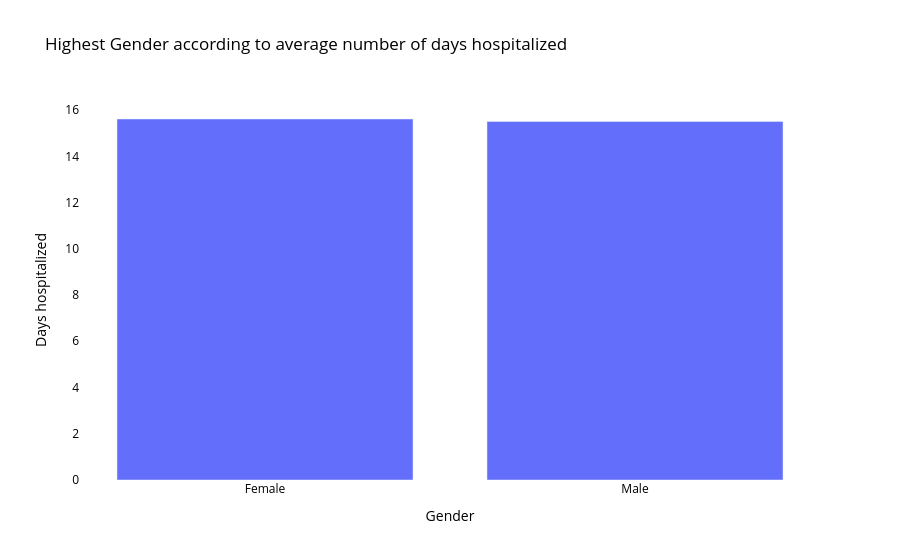
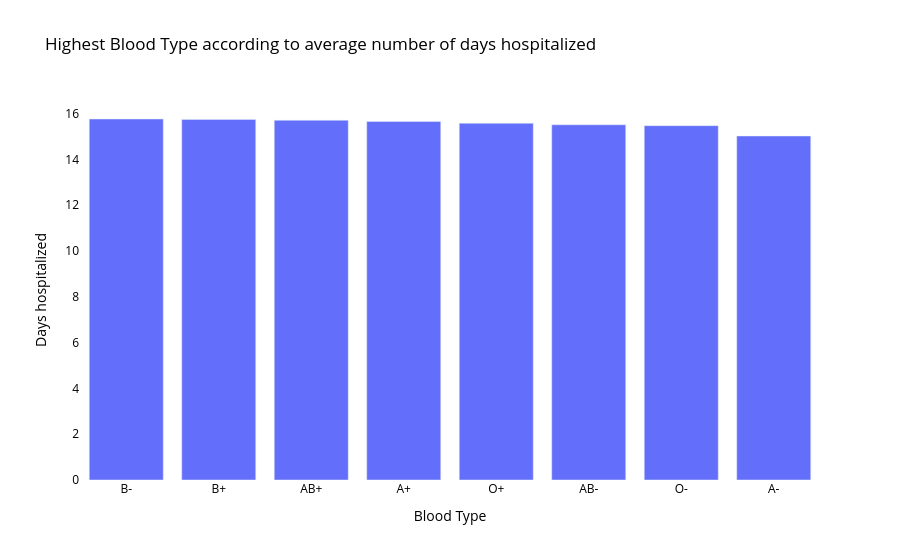
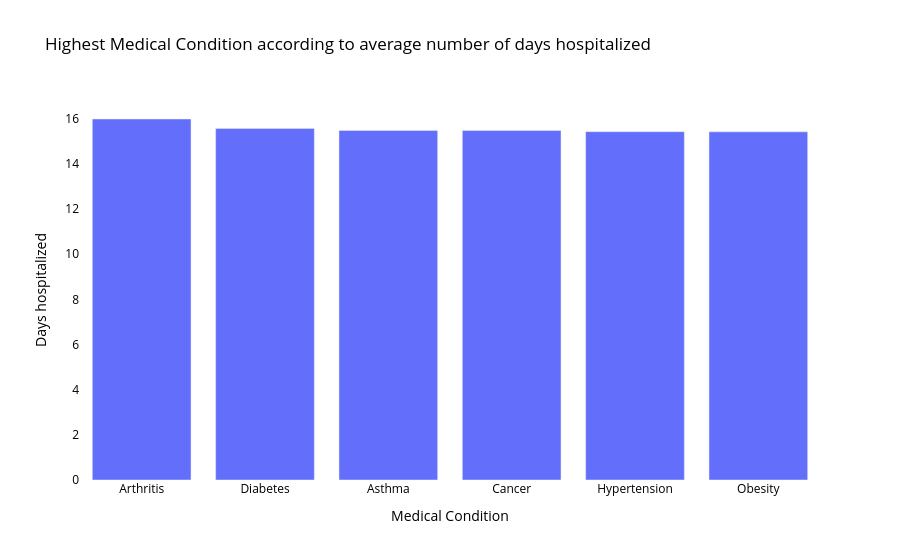
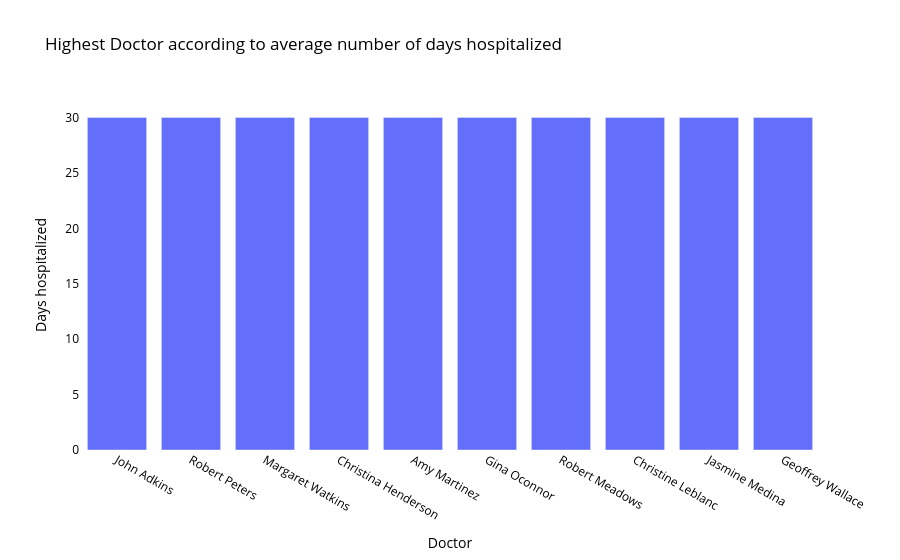

The notebook cell these images were saved under, in order:
### Markdown cell above
## Top Features by Average Number of Days Hospitalized

### Code cell
# Initialize plotly offline mode
pyo.init_notebook_mode(connected=True)

for i in cols:
    
    if i == 'Gender':
        # Group by Gender and calculate mean of Days hospitalized
        char_bar = df.groupby(['Gender'])[['Days hospitalized']].mean().reset_index()
    else:
        # Group by other columns and calculate mean of Days hospitalized
        char_bar = df.groupby([i])[['Days hospitalized']].mean().reset_index()

    # Sort by average Days hospitalized in descending order
    char_bar = char_bar.sort_values(by="Days hospitalized", ascending=False)
    top = char_bar.head(10)

    # Create Bar chart
    fig = go.Figure()

    fig.add_trace(go.Bar(
        x=top[i if i != 'Gender' else 'Gender'],
        y=top['Days hospitalized']
    ))

    # Update layout
    fig.update_layout(
        title=f"Highest {i} according to average number of days hospitalized",
        xaxis_title=i if i != 'Gender' else 'Gender',
        yaxis_title="Days hospitalized",
        plot_bgcolor='white',
        paper_bgcolor='white',
        font=dict(color='black')
    )

    # Show figure
    pyo.iplot(fig)

### Figure 1 — Plotly figure (JSON) as saved in the notebook; plotly's stock layout.template omitted (floating-point values rounded to 4 significant figures)
{"data": [{"type": "bar", "x": ["Female", "Male"], "y": [15.62, 15.51]}], "layout": {"autosize": true, "font": {"color": "black"}, "paper_bgcolor": "white", "plot_bgcolor": "white", "title": {"text": "Highest Gender according to average number of days hospitalized"}, "xaxis": {"autorange": true, "range": [-0.5, 1.5], "title": {"text": "Gender"}, "type": "category"}, "yaxis": {"autorange": true, "range": [0, 16.44], "title": {"text": "Days hospitalized"}, "type": "linear"}}}

### Figure 2 — Plotly figure (JSON) as saved in the notebook; plotly's stock layout.template omitted (floating-point values rounded to 4 significant figures)
{"data": [{"type": "bar", "x": ["B-", "B+", "AB+", "A+", "O+", "AB-", "O-", "A-"], "y": [15.77, 15.75, 15.71, 15.66, 15.58, 15.52, 15.48, 15.03]}], "layout": {"autosize": true, "font": {"color": "black"}, "paper_bgcolor": "white", "plot_bgcolor": "white", "title": {"text": "Highest Blood Type according to average number of days hospitalized"}, "xaxis": {"autorange": true, "range": [-0.5, 7.5], "title": {"text": "Blood Type"}, "type": "category"}, "yaxis": {"autorange": true, "range": [0, 16.6], "title": {"text": "Days hospitalized"}, "type": "linear"}}}

### Figure 3 — Plotly figure (JSON) as saved in the notebook; plotly's stock layout.template omitted (floating-point values rounded to 4 significant figures)
{"data": [{"type": "bar", "x": ["Arthritis", "Diabetes", "Asthma", "Cancer", "Hypertension", "Obesity"], "y": [15.99, 15.57, 15.48, 15.48, 15.43, 15.42]}], "layout": {"autosize": true, "font": {"color": "black"}, "paper_bgcolor": "white", "plot_bgcolor": "white", "title": {"text": "Highest Medical Condition according to average number of days hospitalized"}, "xaxis": {"autorange": true, "range": [-0.5, 5.5], "title": {"text": "Medical Condition"}, "type": "category"}, "yaxis": {"autorange": true, "range": [0, 16.83], "title": {"text": "Days hospitalized"}, "type": "linear"}}}

### Figure 4 — Plotly figure (JSON) as saved in the notebook; plotly's stock layout.template omitted (floating-point values rounded to 4 significant figures)
{"data": [{"type": "bar", "x": ["John Adkins", "Robert Peters", "Margaret Watkins", "Christina Henderson", "Amy Martinez", "Gina Oconnor", "Robert Meadows", "Christine Leblanc", "Jasmine Medina", "Geoffrey Wallace"], "y": [30, 30, 30, 30, 30, 30, 30, 30, 30, 30]}], "layout": {"autosize": true, "font": {"color": "black"}, "paper_bgcolor": "white", "plot_bgcolor": "white", "title": {"text": "Highest Doctor according to average number of days hospitalized"}, "xaxis": {"autorange": true, "range": [-0.5, 9.5], "title": {"text": "Doctor"}, "type": "category"}, "yaxis": {"autorange": true, "range": [0, 31.58], "title": {"text": "Days hospitalized"}, "type": "linear"}}}
